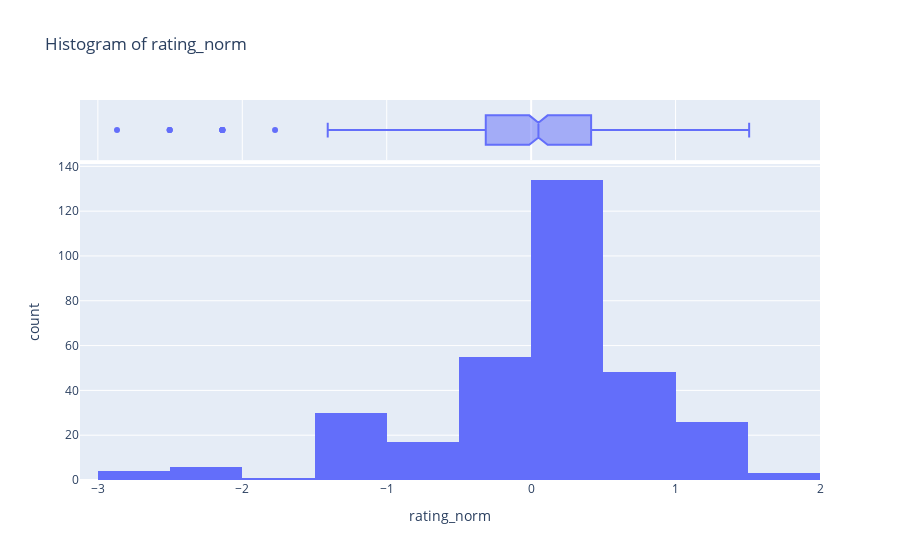

Notebook cell for this chart:
### Code cell
univariate('rating_norm', outliers = 'no')

### Figure 1 — Plotly figure (JSON) as saved in the notebook; plotly's stock layout.template omitted (floating-point values rounded to 4 significant figures; data arrays with more than 128 entries replaced by an {"elided": "..."} marker saying what was removed)
{"data": [{"alignmentgroup": "True", "bingroup": "x", "hovertemplate": "rating_norm=%{x}<br>count=%{y}<extra></extra>", "legendgroup": "", "marker": {"color": "#636efa", "pattern": {"shape": ""}}, "name": "", "nbinsx": 18, "offsetgroup": "", "orientation": "v", "showlegend": false, "type": "histogram", "x": {"elided": "324 float values"}, "xaxis": "x", "yaxis": "y"}, {"alignmentgroup": "True", "hovertemplate": "<b>%{hovertext}</b><br><br>rating_norm=%{x}<extra></extra>", "hovertext": {"elided": "324 str values"}, "legendgroup": "", "marker": {"color": "#636efa"}, "name": "", "notched": true, "offsetgroup": "", "showlegend": false, "type": "box", "x": {"elided": "324 float values"}, "xaxis": "x2", "yaxis": "y2"}], "layout": {"autosize": true, "barmode": "relative", "legend": {"tracegroupgap": 0}, "title": {"text": "Histogram of rating_norm"}, "xaxis": {"anchor": "y", "autorange": true, "domain": [0, 1], "range": [-3.124, 2], "title": {"text": "rating_norm"}, "type": "linear"}, "xaxis2": {"anchor": "y2", "autorange": true, "domain": [0, 1], "matches": "x", "range": [-3.124, 2], "showgrid": true, "showticklabels": false, "type": "linear"}, "yaxis": {"anchor": "x", "autorange": true, "domain": [0, 0.8316], "range": [0, 141.1], "title": {"text": "count"}}, "yaxis2": {"anchor": "x2", "autorange": true, "domain": [0.8416, 1], "matches": "y2", "range": [-0.5, 0.5], "showgrid": false, "showline": false, "showticklabels": false, "ticks": "", "type": "category"}}}
